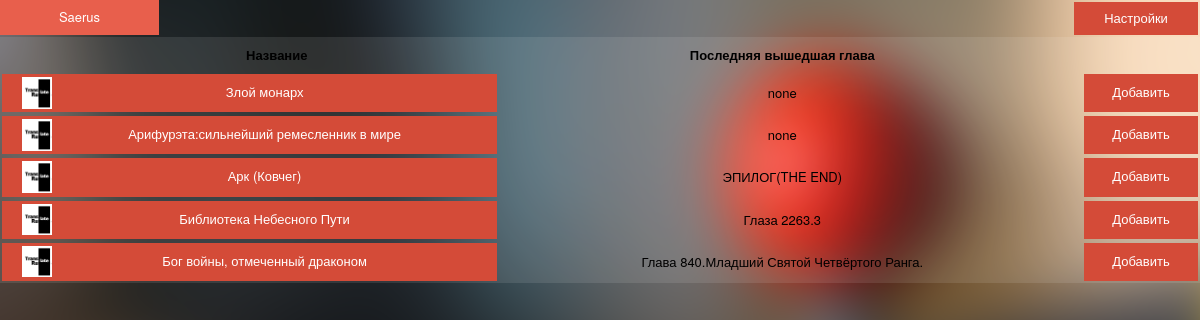
The page /library on the database its author committed.
### bookmark/models.py (models this page shows)
class book_library(models.Model):
    class Meta:
        db_table = 'book_library'
    id_site = models.IntegerField()
    url_site = models.TextField()
    book_id = models.TextField()
    title_original = models.TextField()
    title_english = models.TextField()
    title_russian = models.TextField()
    parse = models.TextField()
    extended_parse = models.TextField()
    last_chapter = models.ForeignKey(book_last_chapter, on_delete=models.CASCADE)

class book_last_chapter(models.Model):
    class Meta:
        db_table = 'book_last_chapter'
    last_chapter_url = models.TextField()
    last_chapter_title = models.TextField()
    last_update = models.DateTimeField()

### library/views.py (the view)
# urls.py: url(r'^library', library),
def library(request):
    username = username_f
    lyb_return = book_library.objects.all()
    return render(request, 'library.html', locals())

### templates/library.html (shortened to what this page needs)
{% load static %}
{% load tz %}
<!DOCTYPE html>
<html lang="en">
<head>
    <link rel="stylesheet" href="{% static 'CSS/style.css' %}">
</head>
<body>
<main>
        <div class="top">
            <div class="menu_head" id="menu">
                <div class="hc_drop_menu">
                    <div class="hc_btn_drop buton_menu_r">{% for user in username %}{{ user }}{% endfor %}</div>
				</div>
                <div class="hc_drop_menu hc_drop_menu_r">
						<div class="hc_btn_drop buton_menu_l">Настройки</div>
                </div>
            </div>
        </div>
        <div style="display: table; width: 100%; border-collapse: collapse; margin-top: 2px;">
            <div class="d-tr" style=" background-color: #ffffff1a;">
                <div class="d-td"><b>Название</b></div>
                <div class="d-td"><b>Последняя вышедшая глава</b></div>
                <div class="d-td"></div>
            </div>
            {% for lib in lyb_return %}
            <div class="d-tr" style=" background-color: #ffffff1a;">
                <div class="d-td"><a href="{{ lib.url_site }}" style="float: left; width: 83%;" class="buton_default"><img src="{% static 'images/' %}{{ lib.id_site }}.ico" style="float: left; margin-top: -6px;">{{ lib.title_russian }}</a></div>
                <div class="d-td"><div title="{{ lib.last_chapter.last_chapter_url }}" style="cursor:help;"><p>{{ lib.last_chapter.last_chapter_title }}</p></div></div>
                <div class="d-td"><a href="bookmark_add" class="buton_default" style="float: right; width: 75px;">Добавить</a></div>
            </div>
            {% endfor %}
        </div>
</main>
</body>
</html>

### static/CSS/style.css (style rules this page uses)
* { margin: 0; padding: 0; }
body { background: url(/static/images/bg.png) no-repeat fixed, fixed center; padding-right: 0px; padding-left: 0px; height: 100%; font-family: "Helvetica Neue", Helvetica, Arial, sans-serif; font-size: 13px; line-height: 18px; }
a { user-select: none; text-decoration: none; outline: none; }
img { width: 30px; }
main { padding: 10px 10px 0 10px; display: block; margin: 0; padding: 0; border: 0; font-size: 100%; font: inherit; vertical-align: baseline; }
.d-tr { display: table-row; height: 35px; }
.d-td { display: table-cell; text-align: center; border: none; vertical-align: middle; }
.d-td:not(.no-p) { padding: 2px; }
.menu_head { height: 35px; margin-bottom: 2px; }
.hc_drop_menu { position: relative; display: inline-block; }
.hc_drop_menu_r { float: right; }
.hc_btn_drop { cursor: default; text-align: center; user-select:none; -webkit-user-select: none; -moz-user-select: none; -ms-user-select: none; }
.buton_default { color: #fff; background: #d44b38; text-decoration: none; user-select: none; padding: .7em 1.5em; outline: none; width: 300px; height: 20px; Display: table-cell; vertical-align: middle; }
a.buton_default { color: #fff; background: #d44b38; text-decoration: none; user-select: none; padding: .7em 1.5em; outline: none; }
.buton_menu_r { color: #fff; background: #d44b38; width: 120px; Display: block; margin: 0 auto; vertical-align: middle; padding: .636em 1.5em; }
.buton_menu_l { color: #fff; background: #d44b38; width: 85px; float: left; margin-right: 2px; margin-top: 2px; padding: .56em 1.5em; outline: none; }

### rows shown on the page
book_library: title_russian "Злой монарх", last_chapter.last_chapter_title "none"
book_library: title_russian "Арифурэта:сильнейший ремесленник в мире", last_chapter.last_chapter_title "none"
book_library: title_russian "Арк (Ковчег)", last_chapter.last_chapter_title "ЭПИЛОГ(THE END)"
book_library: title_russian "Библиотека Небесного Пути", last_chapter.last_chapter_title "Глаза 2263.3"
book_library: title_russian "Бог войны, отмеченный драконом", last_chapter.last_chapter_title "Глава 840.Младший Святой Четвёртого Ранга."

### other values the page prints
{{ user }} "Saerus"
